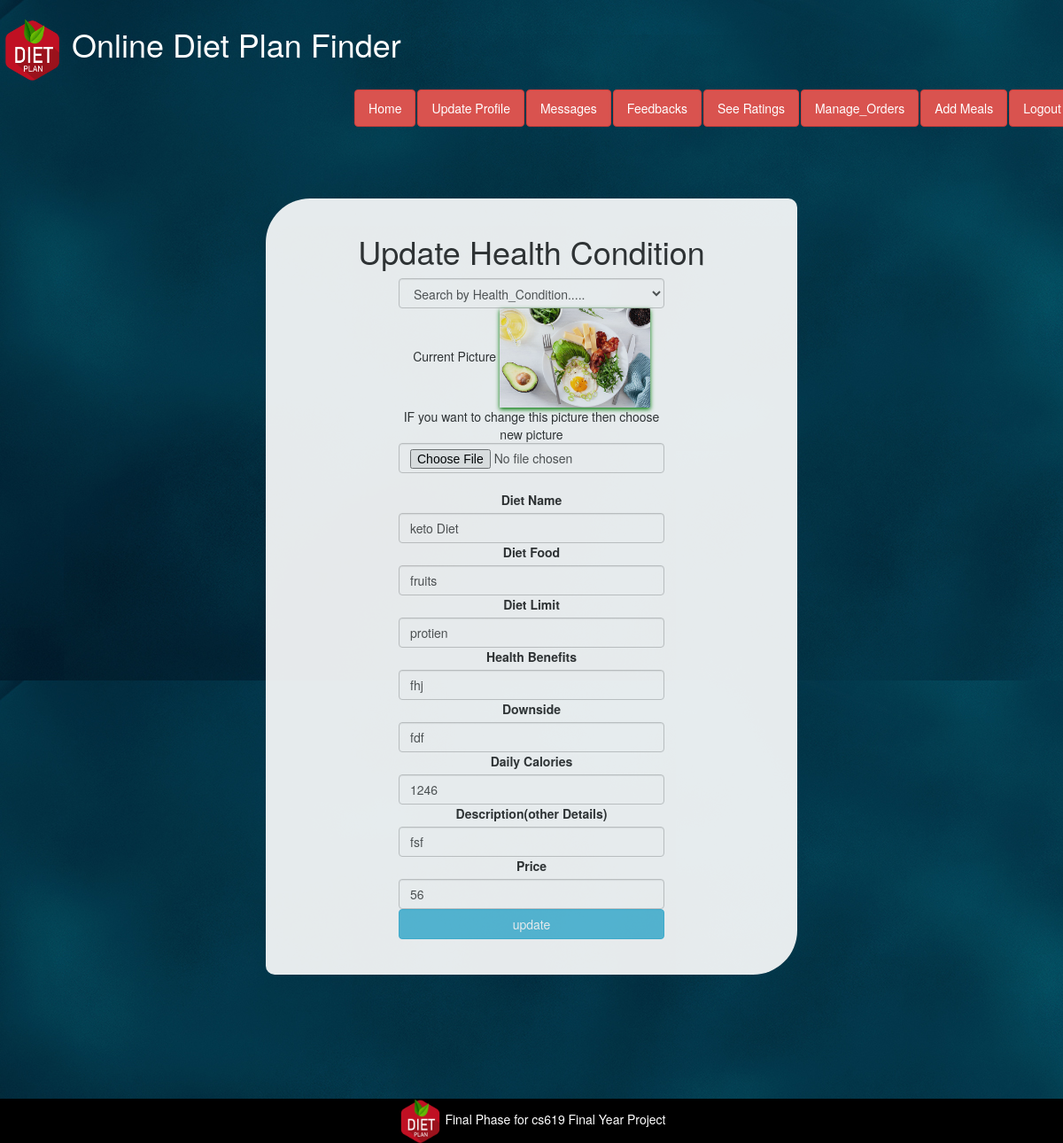
Page /update_diet_plan.php?DID=4 (signed in) on the committed database.
### tables this page shows
CREATE TABLE IF NOT EXISTS `diet_plan` (
  `DID` int(11) NOT NULL AUTO_INCREMENT,
  `HID` int(11) NOT NULL,
  `UID` int(11) NOT NULL,
  `Diet_name` varchar(500) NOT NULL,
  `diet_food` varchar(5000) NOT NULL,
  `diet_limit` varchar(5000) NOT NULL,
  `health_benefits` varchar(5000) NOT NULL,
  `downside` varchar(5000) NOT NULL,
  `daily_calories` int(100) NOT NULL,
  `description` varchar(5000) NOT NULL,
  `price` int(11) NOT NULL,
  `average_rating` int(11) DEFAULT NULL,
  `image` varchar(500) DEFAULT NULL,
  PRIMARY KEY (`DID`)
);

### update_diet_plan.php (the view, shortened to what this page needs)
 <!DOCTYPE html>
<html lang="en">
  <head>
    <link rel="stylesheet" href="https://cdnjs.cloudflare.com/ajax/libs/font-awesome/4.7.0/css/font-awesome.min.css">
    <link href="css/bootstrap.min.css" rel="stylesheet">
<link rel="stylesheet" href="https://maxcdn.bootstrapcdn.com/bootstrap/3.4.1/css/bootstrap.min.css">
  </head>
  <body  >
  <div class="navbar" style="background-color: url(img/baC.jpg)"  >
     <header><b><a href="nutritionist.php"> <h1 style="color:white" ><img src="img/logo1.png" width="70px" height="70px"> Online Diet Plan Finder</h1></a></header>
                     <ul class="nav nav-pills navbar-right">
                     <li><a style="color:white" class="btn btn-danger" href="nutritionist.php" >Home</a></li>
                                                      <li><a style="color:white" class="btn btn-danger" href="update_nutritionist.php" >Update Profile</a></li>
                                                      <li><a style="color:white" class="btn btn-danger" href="n_messages.php" >Messages</a></li>
                                                      <li><a style="color:white" class="btn btn-danger" href="n_feedbacks.php" >Feedbacks</a></li>
                                                      <li><a style="color:white" class="btn btn-danger" href="view_ratings.php" >See Ratings</a></li>
                                                        <li><a style="color:white" class="btn btn-danger" href="manage_orders.php" >Manage_Orders</a></li>
                                                        <li><a style="color:white" class="btn btn-danger" href="Add_meals.php" >Add Meals</a></li>
                                                    <li><a href="logout.php" style="color:white" class="btn btn-danger" style="color:white" >Logout</a></li>
                            </ul>
        </div>
 <span style="background-image: url(img/baC.jpg)">
<body>
<?php
if(isset($_GET['DID'])){
  $DID=$_GET['DID'];
  $db=mysqli_connect('localhost','root','','diet');
  $sql="select * from diet_plan where DID=$DID ";
  $result=mysqli_query($db,$sql);
while($row=mysqli_fetch_assoc($result)){
    $HID=$row['HID'];
    $Diet_name=$row['Diet_name'];
    $diet_food=$row['diet_food'];
    $diet_limit=$row['diet_limit'];
    $health_benefits=$row['health_benefits'];
    $downside=$row['downside'];
    $daily_calories=$row['daily_calories'];
    $description=$row['description'];
    $price=$row['price'];
    $edit_pic=$row['image'];
  }
}
?>
<br><br><br>
 <center> <div style="background-color:WHITE;opacity:0.9;width:50%;border-radius: 50px 10px;"><br>  <h1> Update Health Condition </h1>
 <form method="POST" style="width:300px" enctype="multipart/form-data">
  <select name="h_condition" class="form-control" style="width: 100%;">
<option value="<?php echo $HID ?>" disabled selected>Search by Health_Condition.....</option>
</select>
Current Picture
<img src="img/<?php echo @$edit_pic?>"style="width:170px !important;  !important;box-shadow: 0 2px 5px green">
<br>
IF you want to change this picture then choose new picture
<input type="file" name="image" class="form-control" > <br>
<label>Diet Name</label>
<input type="text" name="diet_name" value="<?php echo @$Diet_name ?>" class="form-control" placeholder="Diet Name"   required>
<label>Diet Food</label>
     <input type="text" name="diet_food" value="<?php echo @$diet_food ?>" class="form-control"  required>
     <label>Diet Limit</label>
     <input type="text" name="diet_limit" value="<?php echo @$diet_limit ?>" class="form-control" required>
     <label>Health Benefits</label>
     <input type="text" name="health_benefits" value="<?php echo @$health_benefits ?>" class="form-control"  required>
     <label>Downside</label>
     <input type="text" name="downside" value="<?php echo @$downside ?>" class="form-control"  required>
     <label>Daily Calories</label>
     <input type="number" name="calories" value="<?php echo @$daily_calories ?>" class="form-control"   required>
     <label>Description(other Details)</label>
     <input type="text" name="des" value="<?php echo @$description ?>" class="form-control"   required>
     <label>Price</label>
     <input type="number" name="price"  value="<?php echo @$price ?>" class="form-control"    required>
   <input type="submit" name="update" value="update" class="btn btn-info" style="width:300px">
   <br><br><br>
</form>
</center>
</body>
<br><Br><Br><br><br><br><Br>
<footer style="background-color:black;height:25%">
<center>
  <img src="img/logo1.png" height="50px" width="50px">
<a href="index.php" style="color:white">Final Phase for cs619 Final Year Project </a>
</center>
</footer>
</html>

### update_diet_plan.php (style rules this page uses)
body { background-image: url(img/baC.jpg); }

### rows in the picture
diet_plan: image (picture), diet_name "keto Diet", diet_food "fruits", diet_limit "protien", health_benefits "fhj", downside "fdf", calories "1246", des "fsf", price "56"
